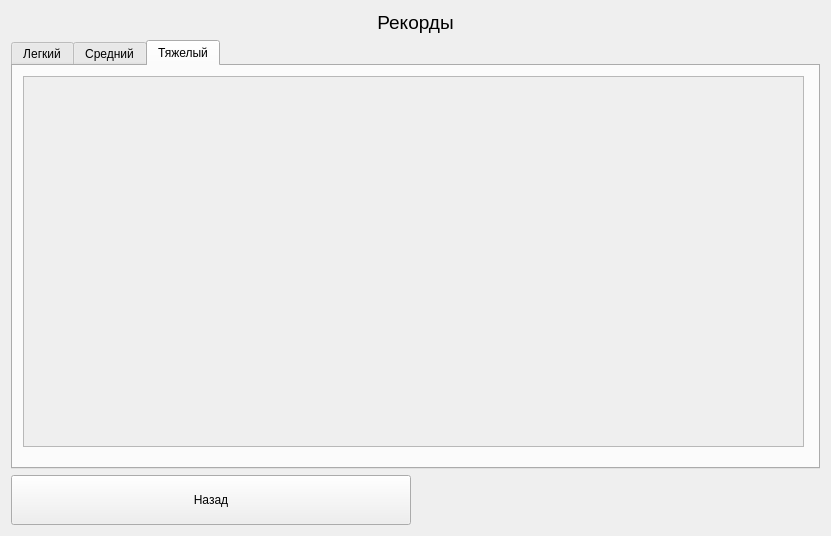
<?xml version="1.0" encoding="UTF-8"?>
<ui version="4.0">
 <class>Form</class>
 <widget class="QWidget" name="Form">
  <property name="geometry">
   <rect>
    <x>0</x>
    <y>0</y>
    <width>831</width>
    <height>536</height>
   </rect>
  </property>
  <property name="windowTitle">
   <string>Form</string>
  </property>
  <layout class="QGridLayout" name="gridLayout">
   <item row="3" column="0">
    <widget class="QPushButton" name="toMainMenu">
     <property name="sizePolicy">
      <sizepolicy hsizetype="Minimum" vsizetype="Fixed">
       <horstretch>0</horstretch>
       <verstretch>0</verstretch>
      </sizepolicy>
     </property>
     <property name="minimumSize">
      <size>
       <width>0</width>
       <height>50</height>
      </size>
     </property>
     <property name="maximumSize">
      <size>
       <width>400</width>
       <height>16777215</height>
      </size>
     </property>
     <property name="text">
      <string>Назад</string>
     </property>
    </widget>
   </item>
   <item row="0" column="0">
    <widget class="QLabel" name="label_3">
     <property name="font">
      <font>
       <pointsize>14</pointsize>
      </font>
     </property>
     <property name="text">
      <string>Рекорды</string>
     </property>
     <property name="alignment">
      <set>Qt::AlignCenter</set>
     </property>
    </widget>
   </item>
   <item row="2" column="0">
    <widget class="QTabWidget" name="tabWidget">
     <property name="tabPosition">
      <enum>QTabWidget::North</enum>
     </property>
     <property name="currentIndex">
      <number>2</number>
     </property>
     <widget class="QWidget" name="tab">
      <attribute name="title">
       <string>Легкий</string>
      </attribute>
      <widget class="QScrollArea" name="scrollArea_1">
       <property name="geometry">
        <rect>
         <x>10</x>
         <y>10</y>
         <width>781</width>
         <height>371</height>
        </rect>
       </property>
       <property name="widgetResizable">
        <bool>true</bool>
       </property>
       <widget class="QWidget" name="scrollAreaWidgetContents_2">
        <property name="geometry">
         <rect>
          <x>0</x>
          <y>0</y>
          <width>779</width>
          <height>369</height>
         </rect>
        </property>
       </widget>
      </widget>
     </widget>
     <widget class="QWidget" name="tab_2">
      <attribute name="title">
       <string>Средний</string>
      </attribute>
      <widget class="QScrollArea" name="scrollArea_2">
       <property name="geometry">
        <rect>
         <x>10</x>
         <y>10</y>
         <width>781</width>
         <height>371</height>
        </rect>
       </property>
       <property name="widgetResizable">
        <bool>true</bool>
       </property>
       <widget class="QWidget" name="scrollAreaWidgetContents_3">
        <property name="geometry">
         <rect>
          <x>0</x>
          <y>0</y>
          <width>779</width>
          <height>369</height>
         </rect>
        </property>
       </widget>
      </widget>
     </widget>
     <widget class="QWidget" name="tab_3">
      <attribute name="title">
       <string>Тяжелый</string>
      </attribute>
      <widget class="QScrollArea" name="scrollArea_3">
       <property name="geometry">
        <rect>
         <x>10</x>
         <y>10</y>
         <width>781</width>
         <height>371</height>
        </rect>
       </property>
       <property name="widgetResizable">
        <bool>true</bool>
       </property>
       <widget class="QWidget" name="scrollAreaWidgetContents">
        <property name="geometry">
         <rect>
          <x>0</x>
          <y>0</y>
          <width>779</width>
          <height>369</height>
         </rect>
        </property>
       </widget>
      </widget>
     </widget>
    </widget>
   </item>
  </layout>
 </widget>
 <resources/>
 <connections/>
</ui>
